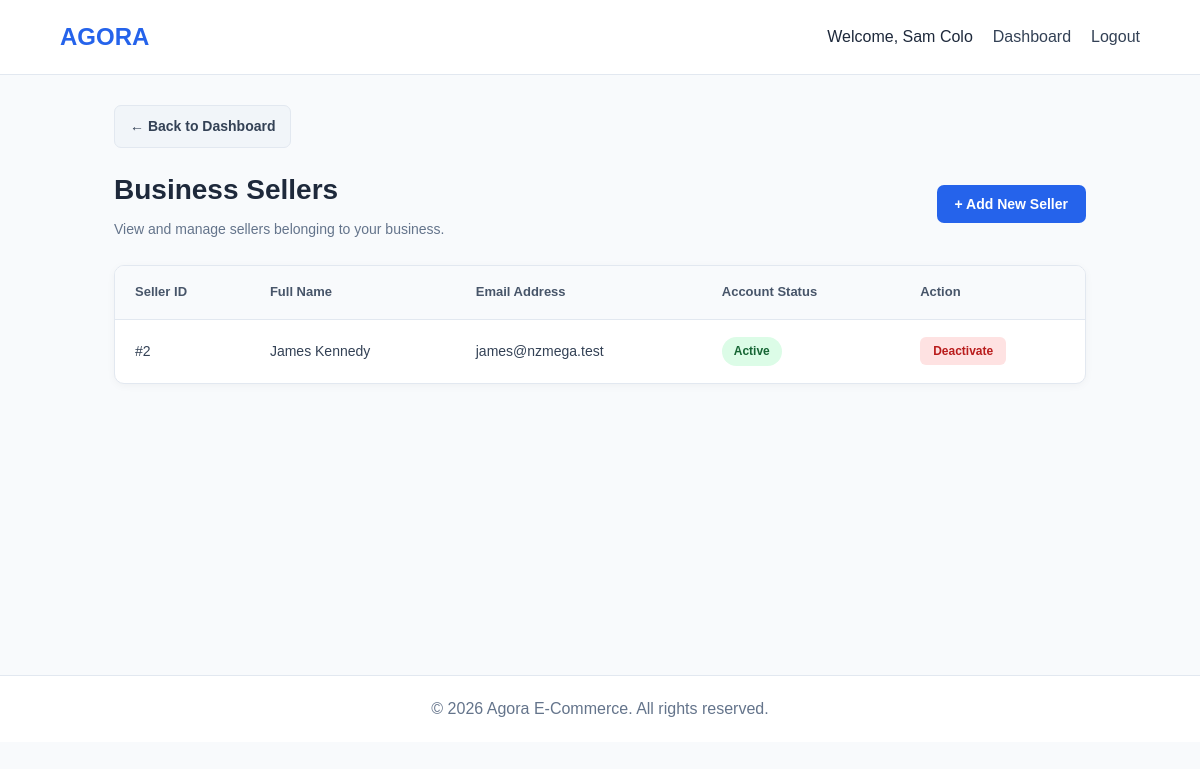
The page /index.php?page=manage-sellers (signed in) on the database its author committed.
### tables this page shows
CREATE TABLE users (
    user_id INT AUTO_INCREMENT PRIMARY KEY,
    business_id INT NULL,
    full_name VARCHAR(100) NOT NULL,
    email VARCHAR(150) NOT NULL UNIQUE,
    password VARCHAR(255) NOT NULL,
    role ENUM(
        'agora_admin',
        'business_admin',
        'seller',
        'buyer'
    ) NOT NULL,
    is_active TINYINT(1) NOT NULL DEFAULT 1,

    CONSTRAINT fk_users_business
        FOREIGN KEY (business_id)
        REFERENCES businesses(business_id)
        ON UPDATE CASCADE
        ON DELETE RESTRICT
);

### controllers/businessController.php (called while the page is built, shortened)
<?php
require_once __DIR__ . "/../models/User.php";
class BusinessController
{
    private $userModel;
    public function __construct($conn)
    {
        $this->userModel = new User($conn);
    }
    public function manageSellers($success = "", $error = "")
    {
        $businessId = $_SESSION["business_id"];
        $sellers = $this->userModel->getSellersByBusiness($businessId);
        require __DIR__ . "/../views/business/sellers.php";
    }
}
?>

### models/user.php (called while the page is built, shortened)
<?php
class User
{
    private $conn;
    public function __construct($conn)
    {
        $this->conn = $conn;
    }
    public function getSellersByBusiness($businessId)
    {
        $sql = "SELECT user_id, full_name, email, is_active
                FROM users
                WHERE business_id = ?
                AND role = 'seller'
                ORDER BY user_id DESC";
        $stmt = $this->conn->prepare($sql);
        $stmt->execute([$businessId]);
        return $stmt->fetchAll(PDO::FETCH_ASSOC);
    }
}
?>

### views/business/sellers.php (the view, shortened to what this page needs)
<?php
require __DIR__ . "/../layouts/header.php";
?>
<link rel="stylesheet" href="css/business/sellers.css">
<div class="seller-back-container">
    <a href="index.php?page=business-dashboard" class="back-button">
        &larr; Back to Dashboard
    </a>
</div>
<section class="dashboard">
    <div class="seller-page-heading">
        <div>
            <h1>Business Sellers</h1>
            <p>
                View and manage sellers belonging to your business.
            </p>
        </div>
        <button
            type="button"
            class="add-seller-button"
            onclick="document.getElementById('addSellerModal').showModal()"
        >
            + Add New Seller
        </button>
    </div>
    <div class="card seller-table-card">
        <?php if (empty($sellers)): ?>
            <div class="empty-state">
                <h3>No Sellers Found</h3>
                <p>Add a seller to get started.</p>
            </div>
        <?php else: ?>
            <div class="table-container">
                <table>
                    <thead>
                        <tr>
                            <th>Seller ID</th>
                            <th>Full Name</th>
                            <th>Email Address</th>
                            <th>Account Status</th>
                            <th>Action</th>
                        </tr>
                    </thead>
                    <tbody>
                        <?php foreach ($sellers as $seller): ?>
                            <tr>
                                <td>
                                    #<?= (int) $seller["user_id"] ?>
                                </td>
                                <td>
                                    <?= htmlspecialchars($seller["full_name"]) ?>
                                </td>
                                <td>
                                    <?= htmlspecialchars($seller["email"]) ?>
                                </td>
                                <td>
                                    <?php if ($seller["is_active"] == 1): ?>
                                        <span class="status-badge status-active">
                                            Active
                                        </span>
                                    <?php else: ?>
                                        <span class="status-badge status-inactive">
                                            Inactive
                                        </span>
                                    <?php endif; ?>
                                </td>
                                <td>
                                    <form
                                        action="index.php?page=seller-status"
                                        method="POST"
                                    >
                                        <button
                                            type="submit"
                                            class="<?= $seller["is_active"] == 1 ? "deactivate-button" : "activate-button" ?>"
                                        >
                                            <?= $seller["is_active"] == 1
                                                ? "Deactivate"
                                                : "Activate" ?>
                                        </button>
                                    </form>
                                </td>
                            </tr>
                        <?php endforeach; ?>
                    </tbody>
                </table>
            </div>
        <?php endif; ?>
    </div>
</section>
<?php require __DIR__ . "/../layouts/footer.php"; ?>

### public/css/style.css (style rules this page uses)
* { margin: 0; padding: 0; box-sizing: border-box; }
body { font-family: Arial, sans-serif; background: #f8fafc; color: #1e293b; line-height: 1.6; }
.card { background: #ffffff; padding: 24px; border: 1px solid #e2e8f0; border-radius: 12px; box-shadow: 0 2px 8px rgba(0, 0, 0, 0.04); }
button { background: #2563eb; color: white; padding: 11px 18px; border: none; border-radius: 7px; cursor: pointer; }

### public/css/business/sellers.css (style rules this page uses)
.dashboard { width: 90%; max-width: 1200px; margin: 0 auto; }
.seller-page-heading { display: flex; justify-content: space-between; align-items: center; margin-bottom: 25px; }
.seller-page-heading h1 { font-size: 28px; font-weight: 700; color: #1e293b; margin-bottom: 5px; }
.seller-page-heading p { color: #64748b; font-size: 14px; }
.add-seller-button { display: inline-flex; align-items: center; justify-content: center; background-color: #2563eb; color: #ffffff; padding: 11px 18px; border: none; border-radius: 7px; font-size: 14px; font-weight: 600; cursor: pointer; white-space: nowrap; }
.seller-table-card { width: 100%; padding: 0; background: #ffffff; border: 1px solid #e2e8f0; border-radius: 10px; overflow: hidden; box-shadow: 0 2px 8px rgba(0, 0, 0, 0.04); }
.table-container { width: 100%; overflow-x: auto; }
.seller-table-card table { width: 100%; border-collapse: collapse; text-align: left; }
.seller-table-card thead { background-color: #f8fafc; }
.seller-table-card th { padding: 16px 20px; color: #475569; font-size: 13px; font-weight: 600; border-bottom: 1px solid #e2e8f0; }
.seller-table-card td { padding: 17px 20px; color: #334155; font-size: 14px; border-bottom: 1px solid #e2e8f0; }
.seller-table-card tbody tr:last-child td { border-bottom: none; }
.status-badge { display: inline-block; padding: 5px 12px; border-radius: 20px; font-size: 12px; font-weight: 600; }
.status-active { background-color: #dcfce7; color: #166534; }
.activate-button, .deactivate-button { padding: 7px 13px; border: none; border-radius: 6px; font-size: 12px; font-weight: 600; cursor: pointer; }
.deactivate-button { background-color: #fee2e2; color: #b91c1c; }
.seller-back-container { width: 90%; max-width: 1200px; margin: 0 auto 20px auto; }
.back-button { display: inline-block; padding: 9px 15px; background: #f1f5f9; color: #334155; border: 1px solid #e2e8f0; border-radius: 7px; font-size: 14px; font-weight: 600; text-decoration: none; }

### rows shown on the page
users: user_id "2", full_name "James Kennedy", email "james@nzmega.test", is_active "Active"

### other values the page prints
$_SESSION["full_name"] "Sam Colo"
